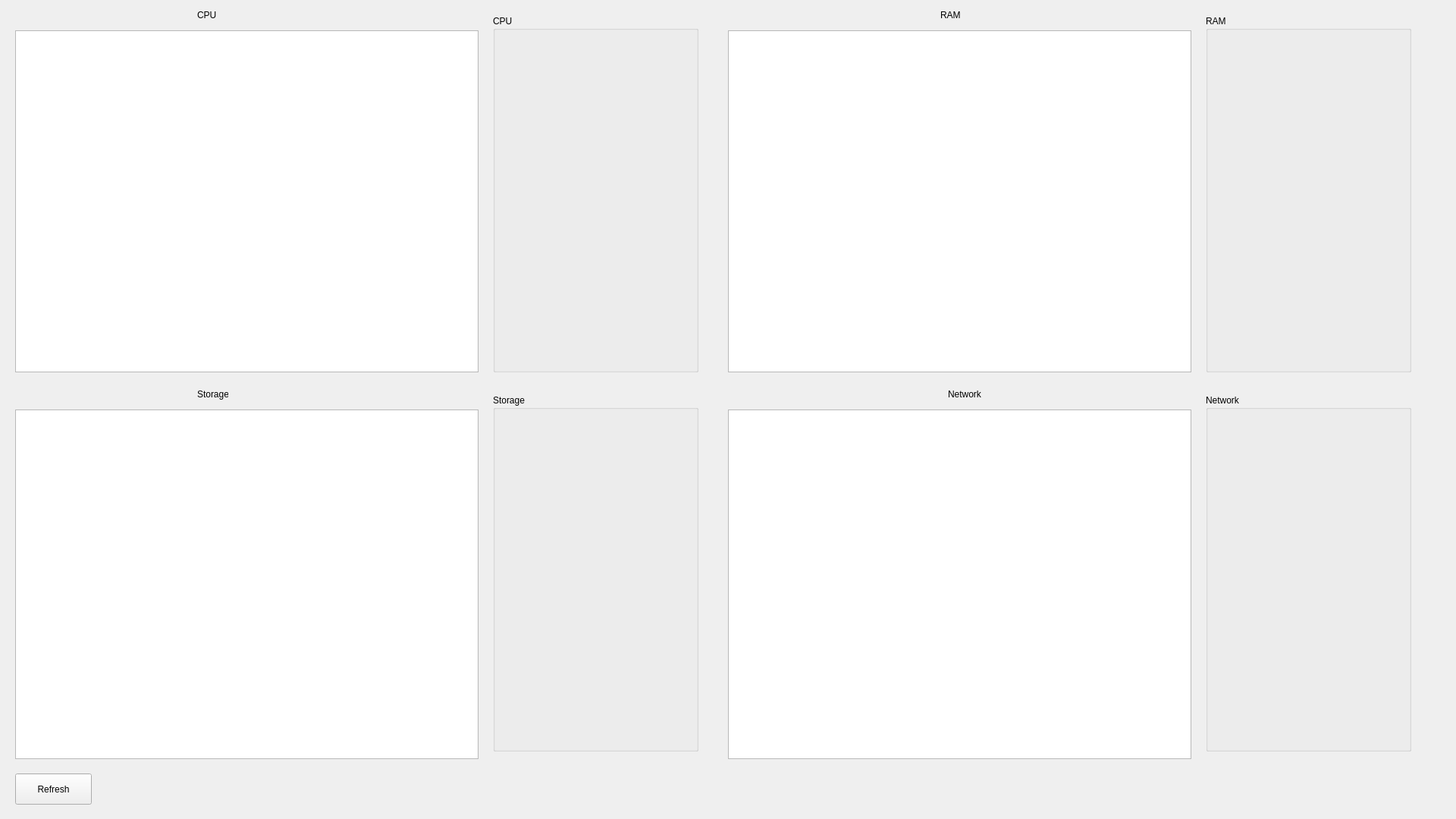
<?xml version="1.0" encoding="UTF-8"?>
<ui version="4.0">
 <class>Widget</class>
 <widget class="QWidget" name="Widget">
  <property name="geometry">
   <rect>
    <x>0</x>
    <y>0</y>
    <width>1920</width>
    <height>1080</height>
   </rect>
  </property>
  <property name="windowTitle">
   <string>Widget</string>
  </property>
  <widget class="QPushButton" name="refresh_button">
   <property name="geometry">
    <rect>
     <x>20</x>
     <y>1020</y>
     <width>101</width>
     <height>41</height>
    </rect>
   </property>
   <property name="text">
    <string>Refresh</string>
   </property>
  </widget>
  <widget class="QTableWidget" name="cpu_table">
   <property name="geometry">
    <rect>
     <x>20</x>
     <y>40</y>
     <width>611</width>
     <height>451</height>
    </rect>
   </property>
  </widget>
  <widget class="QTableWidget" name="ram_table">
   <property name="geometry">
    <rect>
     <x>960</x>
     <y>40</y>
     <width>611</width>
     <height>451</height>
    </rect>
   </property>
  </widget>
  <widget class="QTableWidget" name="storage_table">
   <property name="geometry">
    <rect>
     <x>20</x>
     <y>540</y>
     <width>611</width>
     <height>461</height>
    </rect>
   </property>
  </widget>
  <widget class="QTableWidget" name="network_table">
   <property name="geometry">
    <rect>
     <x>960</x>
     <y>540</y>
     <width>611</width>
     <height>461</height>
    </rect>
   </property>
  </widget>
  <widget class="QLabel" name="label">
   <property name="geometry">
    <rect>
     <x>260</x>
     <y>10</y>
     <width>31</width>
     <height>20</height>
    </rect>
   </property>
   <property name="text">
    <string>CPU</string>
   </property>
  </widget>
  <widget class="QLabel" name="label_2">
   <property name="geometry">
    <rect>
     <x>1240</x>
     <y>10</y>
     <width>31</width>
     <height>20</height>
    </rect>
   </property>
   <property name="text">
    <string>RAM</string>
   </property>
  </widget>
  <widget class="QLabel" name="label_3">
   <property name="geometry">
    <rect>
     <x>260</x>
     <y>510</y>
     <width>41</width>
     <height>20</height>
    </rect>
   </property>
   <property name="text">
    <string>Storage</string>
   </property>
  </widget>
  <widget class="QLabel" name="label_4">
   <property name="geometry">
    <rect>
     <x>1250</x>
     <y>510</y>
     <width>51</width>
     <height>20</height>
    </rect>
   </property>
   <property name="text">
    <string>Network</string>
   </property>
  </widget>
  <widget class="QGroupBox" name="cpu_groupbox">
   <property name="geometry">
    <rect>
     <x>650</x>
     <y>20</y>
     <width>271</width>
     <height>471</height>
    </rect>
   </property>
   <property name="title">
    <string>CPU</string>
   </property>
  </widget>
  <widget class="QGroupBox" name="ram_groupbox">
   <property name="geometry">
    <rect>
     <x>1590</x>
     <y>20</y>
     <width>271</width>
     <height>471</height>
    </rect>
   </property>
   <property name="title">
    <string>RAM</string>
   </property>
  </widget>
  <widget class="QGroupBox" name="storage_groupbox">
   <property name="geometry">
    <rect>
     <x>650</x>
     <y>520</y>
     <width>271</width>
     <height>471</height>
    </rect>
   </property>
   <property name="title">
    <string>Storage</string>
   </property>
  </widget>
  <widget class="QGroupBox" name="network_groupbox">
   <property name="geometry">
    <rect>
     <x>1590</x>
     <y>520</y>
     <width>271</width>
     <height>471</height>
    </rect>
   </property>
   <property name="title">
    <string>Network</string>
   </property>
  </widget>
 </widget>
 <resources/>
 <connections/>
</ui>
